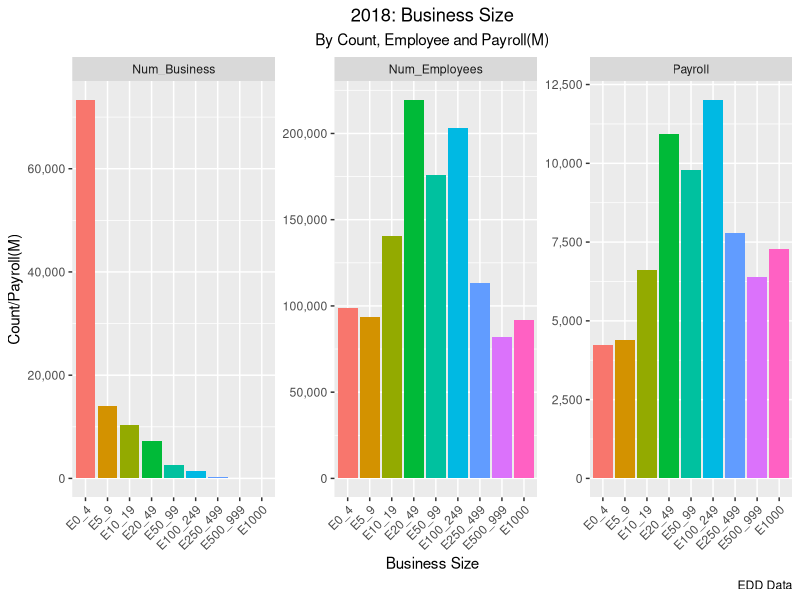
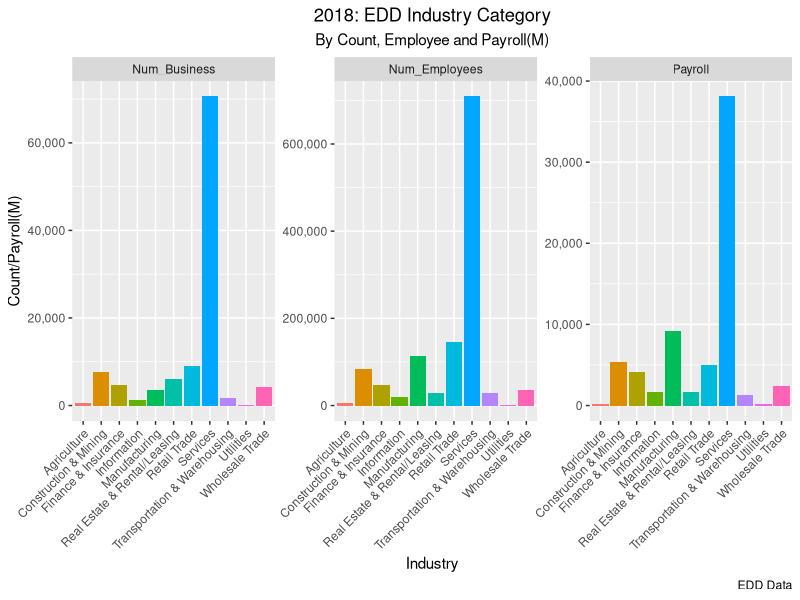
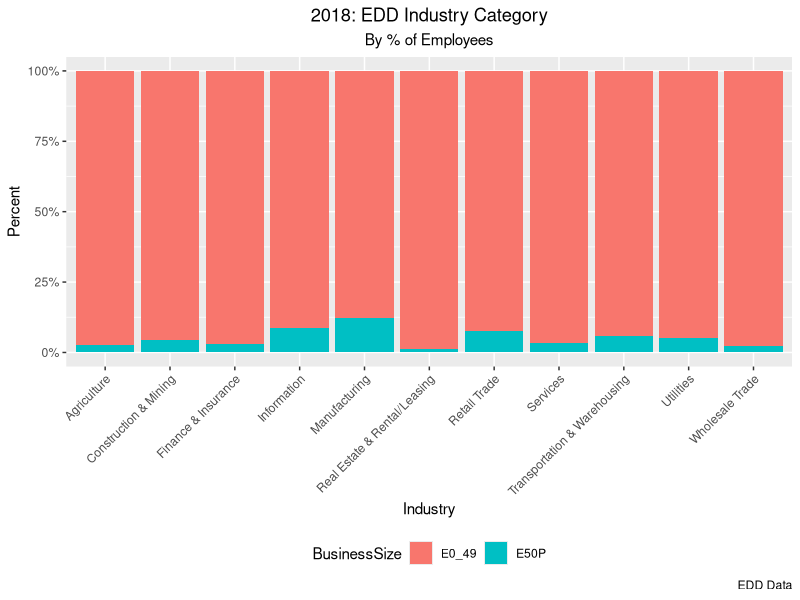
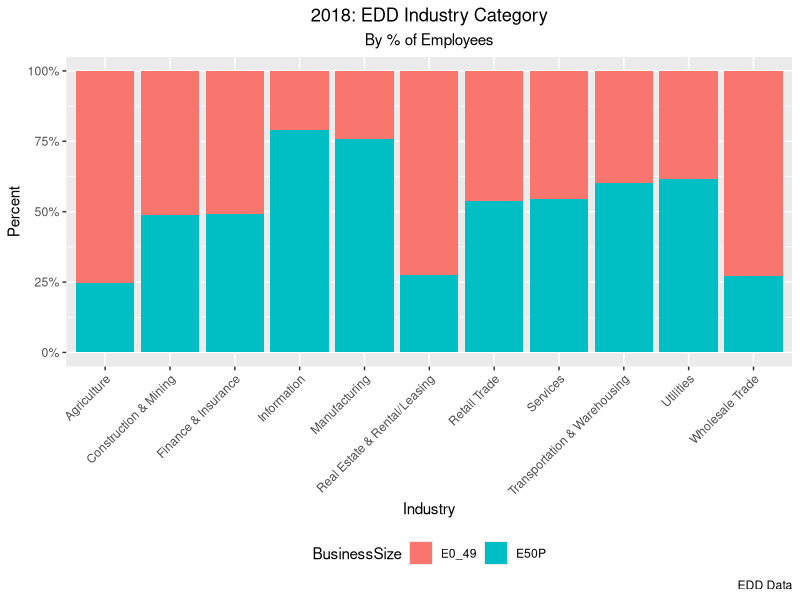
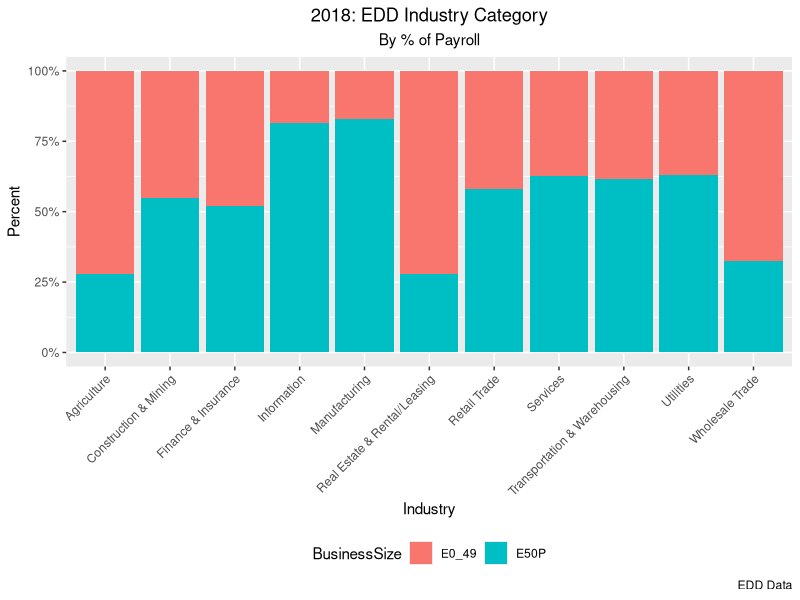
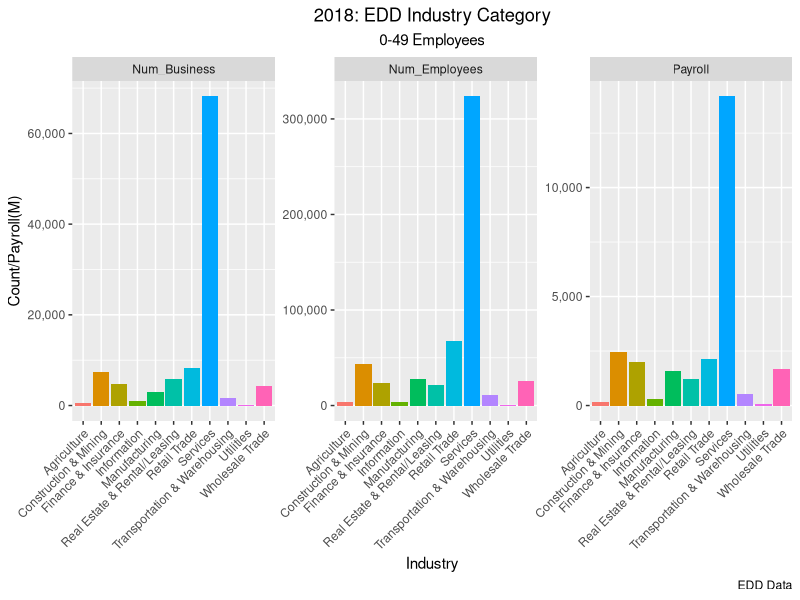
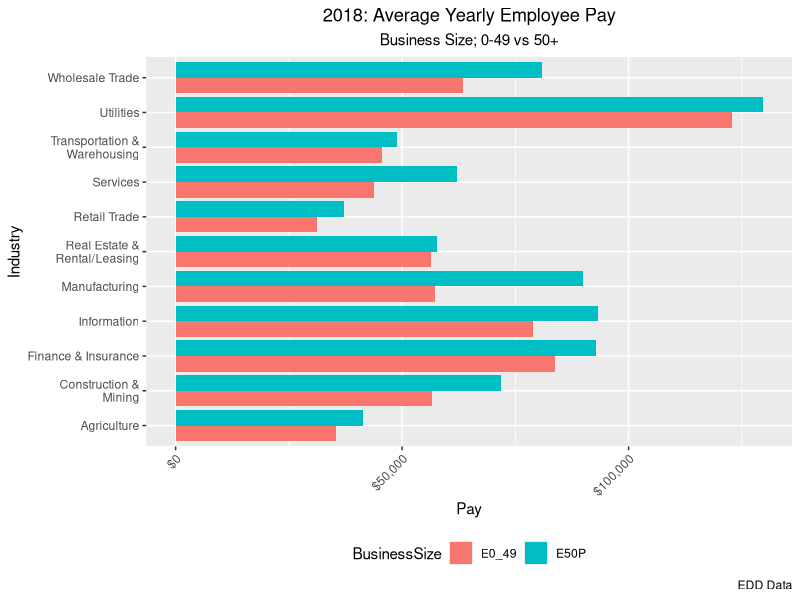
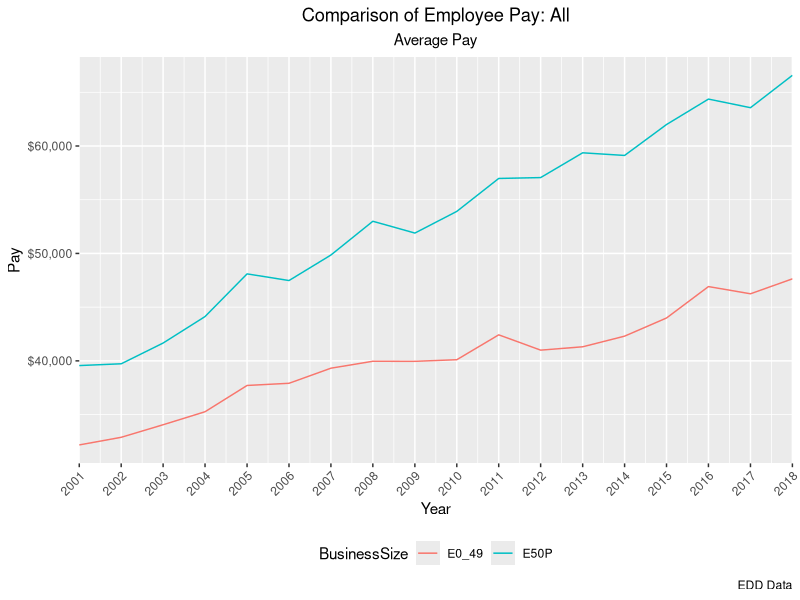

Generate these figures, in order, with R:
## ---- chunk 1
knitr::opts_chunk$set(echo = TRUE)
## ---- chunk 2
library(tidyr)
library(dplyr)
library(tidyverse) 
library(reshape2)
EDCData <- read_csv("raw_data.csv")
## ---- chunk 3
EDCData2 <- EDCData %>%
  mutate(IndCategory = 
      ifelse(Industry == "Transportation and Warehousing", 
            "Transportation & Warehousing", ###
      ifelse(Industry == "Transportation And Warehousing", 
            "Transportation & Warehousing", ###
      ifelse(Industry == "Real Estate & Rental And Leasing", 
            "Real Estate & Rental/Leasing", ### 
      ifelse(Industry == "Real Estate and Rental and Leasing", 
            "Real Estate & Rental/Leasing", ###
      ifelse(Industry == "Finance and Insurance", 
            "Finance & Insurance", ###
      ifelse(Industry == "Finance And Insurance", 
            "Finance & Insurance", ###
      ifelse(Industry == "Ag, Forestry, Fishing, Hunting", 
            "Agriculture", ###
      ifelse(Industry == "Construction and Mining", 
            "Construction & Mining", ###
      ifelse(Industry == "Construction", 
            "Construction & Mining", ###
      ifelse(Industry == "Mining", 
            "Construction & Mining", ###
  Industry))))))))))) %>%
  mutate(EDDCat =
      ifelse(Data=="Payroll (in thousands)",
             "Payroll", ###
      ifelse(Data=="No. of Businesses",
             "Num_Business", ###
      ifelse(Data=="No. of Employees",
             "Num_Employees", ###
  Data)))) %>%
  select(-c(Industry, Data))
## ---- chunk 4
names(EDCData2) <- c("Total", "E0_4", "E5_9","E10_19", "E20_49", "E50_99",
                     "E100_249", "E250_499", "E500_999", "E1000", "Year",
                     "IndCategory", "EDDCat"
                    )
## ---- chunk 5
EDCData2 <- EDCData2 %>%
  rowwise() %>%
  mutate(E0_49 = sum(E0_4, E5_9, E10_19, E20_49, na.rm = TRUE)) %>%
  mutate(E50P = sum(E50_99, E100_249, E250_499, 
                    E500_999, E1000, na.rm = TRUE)) 
## ---- chunk 6
EDCT <- melt(
  data = EDCData2,
  id = c("Year", "IndCategory", "EDDCat"),
  variable.name = "BusinessSize",
  value.name = "Value")
## ---- chunk 7
SumData <- aggregate(EDCT$Value, 
           by=list(EDCT$Year, EDCT$IndCategory, 
                   EDCT$EDDCat, EDCT$BusinessSize),
           FUN=sum, na.rm=TRUE)
names(SumData) <- c("Year", "IndCategory", "EDDCat", 
                    "BusinessSize", "Value")
## ---- chunk 8
SumData %>%
  filter(Year == "2018-01-01") %>%
  filter(IndCategory != "Total") %>%
  filter(!BusinessSize %in% c("Total", "test", "E0_49", "E50P")) %>%
  mutate(tempV = 
     ifelse(EDDCat == "Payroll", (Value*4*1000)/1000000, 
     Value)) %>%
  ggplot(aes(x=BusinessSize)) +
  geom_bar(aes(weight = tempV, fill=BusinessSize)) +
  labs(title="2018: Business Size", 
       subtitle="By Count, Employee and Payroll(M)", 
       y="Count/Payroll(M)", 
       x="Business Size", 
       caption="EDD Data") +
  scale_y_continuous(labels = scales::comma) +
  theme(axis.text.x = element_text(angle = 45, hjust = 1),
        legend.position = "none",
        plot.title = element_text(hjust = 0.5),
        plot.subtitle = element_text(hjust = 0.5)) +
  facet_wrap(~EDDCat, scales = "free_y")
## ---- chunk 9
SumData %>%
  filter(Year == "2018-01-01") %>%
  filter(IndCategory != "Total") %>%
  filter(!BusinessSize %in% c("Total", "test", "E0_49", "E50P")) %>%
  mutate(tempV = 
           ifelse(EDDCat == "Payroll", (Value*4*1000)/1000000, 
                  Value)) %>%
  ggplot(aes(x=IndCategory)) +
  geom_bar(aes(weight = tempV, fill=IndCategory)) +
  labs(title="2018: EDD Industry Category", 
       subtitle="By Count, Employee and Payroll(M)", 
       y="Count/Payroll(M)", 
       x="Industry", 
       caption="EDD Data") +
  scale_y_continuous(labels = scales::comma) +
  theme(axis.text.x = element_text(angle = 45, hjust = 1),
        legend.position = "none",
        plot.title = element_text(hjust = 0.5),
        plot.subtitle = element_text(hjust = 0.5)) +
  facet_wrap(~EDDCat, scales = "free_y")
## ---- chunk 10
SumData %>%
  filter(EDDCat == "Num_Business") %>%
  filter(Year == "2018-01-01") %>%
  filter(IndCategory != "Total") %>%
  filter(BusinessSize %in% c("E0_49", "E50P")) %>%
  mutate(tempV = 
           ifelse(EDDCat == "Payroll", (Value*4*1000)/1000000, 
                  Value)) %>%
  ggplot(aes(fill=BusinessSize, x=IndCategory, y=tempV)) +
  geom_bar(position="fill", stat="identity") +
  labs(title="2018: EDD Industry Category", 
       subtitle="By % of Employees", 
       y="Percent", 
       x="Industry", 
       caption="EDD Data") +
  scale_y_continuous(labels = scales::percent) +
  theme(axis.text.x = element_text(angle = 45, hjust = 1),
        legend.position = "bottom",
        plot.title = element_text(hjust = 0.5),
        plot.subtitle = element_text(hjust = 0.5)) 
## ---- chunk 11
SumData %>%
  filter(EDDCat == "Num_Employees") %>%
  filter(Year == "2018-01-01") %>%
  filter(IndCategory != "Total") %>%
  filter(BusinessSize %in% c("E0_49", "E50P")) %>%
  mutate(tempV = 
           ifelse(EDDCat == "Payroll", (Value*4*1000)/1000000, 
                  Value)) %>%
  ggplot(aes(fill=BusinessSize, x=IndCategory, y=tempV)) +
  geom_bar(position="fill", stat="identity") +
  labs(title="2018: EDD Industry Category", 
       subtitle="By % of Employees", 
       y="Percent", 
       x="Industry", 
       caption="EDD Data") +
  scale_y_continuous(labels = scales::percent) +
  theme(axis.text.x = element_text(angle = 45, hjust = 1),
        legend.position = "bottom",
        plot.title = element_text(hjust = 0.5),
        plot.subtitle = element_text(hjust = 0.5)) 
## ---- chunk 12
SumData %>%
  filter(EDDCat == "Payroll") %>%
  filter(Year == "2018-01-01") %>%
  filter(IndCategory != "Total") %>%
  filter(BusinessSize %in% c("E0_49", "E50P")) %>%
  mutate(tempV = 
           ifelse(EDDCat == "Payroll", (Value*4*1000)/1000000, 
                  Value)) %>%
  ggplot(aes(fill=BusinessSize, x=IndCategory, y=tempV)) +
  geom_bar(position="fill", stat="identity") +
  labs(title="2018: EDD Industry Category", 
       subtitle="By % of Payroll", 
       y="Percent", 
       x="Industry", 
       caption="EDD Data") +
  scale_y_continuous(labels = scales::percent) +
  theme(axis.text.x = element_text(angle = 45, hjust = 1),
        legend.position = "bottom",
        plot.title = element_text(hjust = 0.5),
        plot.subtitle = element_text(hjust = 0.5))
## ---- chunk 13
SumData %>%
  filter(Year == "2018-01-01") %>%
  filter(IndCategory != "Total") %>%
  filter(BusinessSize %in% c("E0_49")) %>%
  mutate(tempV = 
           ifelse(EDDCat == "Payroll", (Value*4*1000)/1000000, 
                  Value)) %>%
  ggplot(aes(x=IndCategory)) +
  geom_bar(aes(weight = tempV, fill=IndCategory)) +
  labs(title="2018: EDD Industry Category", 
       subtitle="0-49 Employees", 
       y="Count/Payroll(M)", 
       x="Industry", 
       caption="EDD Data") +
  scale_y_continuous(labels = scales::comma) +
  theme(axis.text.x = element_text(angle = 45, hjust = 1),
        legend.position = "none",
        plot.title = element_text(hjust = 0.5),
        plot.subtitle = element_text(hjust = 0.5)) +
  facet_wrap(~EDDCat, scales = "free_y")
## ---- chunk 14
Rdata <-  dcast(SumData, 
                Year + BusinessSize + IndCategory ~ EDDCat)
Rdata <- Rdata %>%
  rowwise() %>%
  mutate(AvgPay_Yearly = 
           (((Payroll*1000*4))/Num_Employees),na.rm = TRUE)
## ---- chunk 15
Rdata %>%
  filter(Year == "2018-01-01") %>%
  filter(IndCategory != "Total") %>%
  filter(BusinessSize %in% c("E0_49", "E50P")) %>%
  ggplot(aes(x=IndCategory, y=AvgPay_Yearly, fill=BusinessSize)) +
  geom_bar(stat="identity", position=position_dodge())+
  #ggplot(aes(x=IndCategory, y = AvgPay_Yearly, 
  #           group=BusinessSize, color=BusinessSize)) +
  #geom_bar() +
  labs(title="2018: Average Yearly Employee Pay", 
       subtitle="Business Size; 0-49 vs 50+", 
       y="Pay", 
       x="Industry", 
       caption="EDD Data") +
  scale_y_continuous(labels = scales::dollar) +
  scale_x_discrete(labels = function(x) str_wrap(x, width = 20)) +
  theme(axis.text.x = element_text(angle = 45, hjust = 1),
        legend.position = "bottom",
        plot.title = element_text(hjust = 0.5),
        plot.subtitle = element_text(hjust = 0.5)) +
  coord_flip()
## ---- chunk 16
Rdata %>%
  filter(IndCategory == "Total") %>%
  filter(BusinessSize %in% c("E0_49", "E50P")) %>%
  ggplot(aes(x=Year, y = AvgPay_Yearly, 
             group=BusinessSize, color=BusinessSize)) +
  geom_line() +
  labs(title="Comparison of Employee Pay: All", 
       subtitle="Average Pay", 
       y="Pay", 
       x="Year", 
       caption="EDD Data") +
  scale_x_date(date_labels="%Y",
               date_breaks  ="1 year",
               expand = c(0,0)) +
  scale_y_continuous(labels = scales::dollar) +
  theme(axis.text.x = element_text(angle = 45, hjust = 1),
        legend.position = "bottom",
        plot.title = element_text(hjust = 0.5),
        plot.subtitle = element_text(hjust = 0.5))  
## ---- chunk 17
Rdata %>%
  filter(IndCategory == "Services") %>%
  #filter(IndCategory == "Total") %>%
  filter(BusinessSize %in% c("E0_49", "E50P")) %>%
  ggplot(aes(x=Year, y = AvgPay_Yearly, 
             group=BusinessSize, color=BusinessSize)) +
  geom_line() +
  labs(title="Comparison of Employee Pay: Services", 
       subtitle="Average Yearly Pay", 
       y="Pay", 
       x="Year", 
       caption="EDD Data") +
  scale_x_date(date_labels="%Y",
               date_breaks  ="1 year",
               expand = c(0,0)) +
  scale_y_continuous(labels = scales::dollar) +
  theme(axis.text.x = element_text(angle = 45, hjust = 1),
        legend.position = "bottom",
        plot.title = element_text(hjust = 0.5),
        plot.subtitle = element_text(hjust = 0.5)) 
## ---- chunk 18
Rdata %>%
  filter(IndCategory == "Total") %>%
  filter(BusinessSize %in% c("E0_49", "E50P")) %>%
  ggplot(aes(x=Year, y = Num_Employees, 
             group=BusinessSize, color=BusinessSize)) +
  geom_line() +
  labs(title="Comparison of Employee Count: All", 
       subtitle="Number of Employees", 
       y="Total", 
       x="Year", 
       caption="EDD Data") +
  scale_x_date(date_labels="%Y",
               date_breaks  ="1 year",
               expand = c(0,0)) +
  scale_y_continuous(labels = scales::comma) +
  theme(axis.text.x = element_text(angle = 45, hjust = 1),
        legend.position = "bottom",
        plot.title = element_text(hjust = 0.5),
        plot.subtitle = element_text(hjust = 0.5))   
## ---- chunk 19
Rdata %>%
  filter(IndCategory == "Services") %>%
  filter(BusinessSize %in% c("E0_49", "E50P")) %>%
  ggplot(aes(x=Year, y = Num_Employees, 
             group=BusinessSize, color=BusinessSize)) +
  geom_line() +
  labs(title="Comparison of Employee Count: Services", 
       subtitle="Number of Employees", 
       y="Total", 
       x="Year", 
       caption="EDD Data") +
  scale_x_date(date_labels="%Y",
               date_breaks  ="1 year",
               expand = c(0,0)) +
  scale_y_continuous(labels = scales::comma) +
  theme(axis.text.x = element_text(angle = 45, hjust = 1),
        legend.position = "bottom",
        plot.title = element_text(hjust = 0.5),
        plot.subtitle = element_text(hjust = 0.5)) 
## ---- chunk 20
Rdata %>%
  filter(IndCategory == "Total") %>%
  filter(BusinessSize %in% c("E0_49", "E50P")) %>%
  ggplot(aes(x=Year, y = Num_Business, 
             group=BusinessSize, color=BusinessSize)) +
  geom_line() +
  labs(title="Comparison of Businesses: All", 
       subtitle="Number of Employees", 
       y="Total", 
       x="Year", 
       caption="EDD Data") +
  scale_x_date(date_labels="%Y",
               date_breaks  ="1 year",
               expand = c(0,0)) +
  scale_y_continuous(labels = scales::comma) +
  theme(axis.text.x = element_text(angle = 45, hjust = 1),
        legend.position = "bottom",
        plot.title = element_text(hjust = 0.5),
        plot.subtitle = element_text(hjust = 0.5)) 
## ---- chunk 21
ts49 <- Rdata %>%
  filter(IndCategory == "Total") %>%
  filter(BusinessSize %in% c("E0_49")) %>%
  group_by(BusinessSize) %>%
  arrange(Year) %>%
  mutate(PC_APay = (AvgPay_Yearly-lag(AvgPay_Yearly))/lag(AvgPay_Yearly)) %>%
  mutate(PC_Pay = (Payroll-lag(Payroll))/lag(Payroll)) %>%
  mutate(PC_NEmp = (Num_Employees-lag(Num_Employees))/lag(Num_Employees)) %>%
  mutate(PC_NBus = (Num_Business-lag(Num_Business))/lag(Num_Business))
ts50 <- Rdata %>%
  filter(IndCategory == "Total") %>%
  filter(BusinessSize %in% c("E50P")) %>%
  group_by(BusinessSize) %>%
  arrange(Year) %>%
  mutate(PC_APay = (AvgPay_Yearly-lag(AvgPay_Yearly))/lag(AvgPay_Yearly)) %>%
  mutate(PC_Pay = (Payroll-lag(Payroll))/lag(Payroll)) %>%
  mutate(PC_NEmp = (Num_Employees-lag(Num_Employees))/lag(Num_Employees)) %>%
  mutate(PC_NBus = (Num_Business-lag(Num_Business))/lag(Num_Business))

tsdata <- rbind(ts49, ts50)
## ---- chunk 22
tsdata %>%
  ggplot(aes(x=Year, y = PC_Pay, 
             group=BusinessSize, color=BusinessSize)) +
  geom_line() +
  labs(title="Percent Change: Employee Pay", 
       subtitle="Busines Size; 0-49 vs 50+", 
       y="% Change", 
       x="Year", 
       caption="EDD Data") +
  scale_x_date(date_labels="%Y",
               date_breaks  ="1 year",
               expand = c(0,0)) +
  scale_y_continuous(labels = scales::percent) +
  theme(axis.text.x = element_text(angle = 45, hjust = 1),
        legend.position = "bottom",
        plot.title = element_text(hjust = 0.5),
        plot.subtitle = element_text(hjust = 0.5))
## ---- chunk 23
tsdata %>%
  ggplot(aes(x=Year, y = PC_NEmp, 
             group=BusinessSize, color=BusinessSize)) +
  geom_line() +
  labs(title="Percent Change: Number of Employees", 
       subtitle="Busines Size; 0-49 vs 50+", 
       y="% Change", 
       x="Year", 
       caption="EDD Data") +
  scale_x_date(date_labels="%Y",
               date_breaks  ="1 year",
               expand = c(0,0)) +
  scale_y_continuous(labels = scales::percent) +
  theme(axis.text.x = element_text(angle = 45, hjust = 1),
        legend.position = "bottom",
        plot.title = element_text(hjust = 0.5),
        plot.subtitle = element_text(hjust = 0.5)) 
## ---- chunk 24
tsdata %>%
  ggplot(aes(x=Year, y = PC_APay, 
             group=BusinessSize, color=BusinessSize)) +
  geom_line() +
  labs(title="Percent Change: Average Employee Pay", 
       subtitle="Busines Size; 0-49 vs 50+", 
       y="% Change", 
       x="Year", 
       caption="EDD Data") +
  scale_x_date(date_labels="%Y",
               date_breaks  ="1 year",
               expand = c(0,0)) +
  scale_y_continuous(labels = scales::percent) +
  theme(axis.text.x = element_text(angle = 45, hjust = 1),
        legend.position = "bottom",
        plot.title = element_text(hjust = 0.5),
        plot.subtitle = element_text(hjust = 0.5)) 
## ---- chunk 25
tsdata %>%
  ggplot(aes(x=Year, y = PC_NBus, 
             group=BusinessSize, color=BusinessSize)) +
  geom_line() +
  labs(title="Percent Change: Number of Businesses", 
       subtitle="Busines Size; 0-49 vs 50+", 
       y="% Change", 
       x="Year", 
       caption="EDD Data") +
  scale_x_date(date_labels="%Y",
               date_breaks  ="1 year",
               expand = c(0,0)) +
  scale_y_continuous(labels = scales::percent) +
  theme(axis.text.x = element_text(angle = 45, hjust = 1),
        legend.position = "bottom",
        plot.title = element_text(hjust = 0.5),
        plot.subtitle = element_text(hjust = 0.5))
## ---- chunk 26
tt <- Rdata %>% 
  filter(IndCategory == "Services") %>%
  filter(BusinessSize %in% c("E50P","E0_49")) %>%
  group_by(BusinessSize) %>%
  arrange(Year) %>%
  mutate(PC_APay = (AvgPay_Yearly-lag(AvgPay_Yearly))/lag(AvgPay_Yearly)) %>%
  mutate(PC_Pay = (Payroll-lag(Payroll))/lag(Payroll)) %>%
  mutate(PC_NEmp = (Num_Employees-lag(Num_Employees))/lag(Num_Employees)) %>%
  mutate(PC_NBus = (Num_Business-lag(Num_Business))/lag(Num_Business))       
## ---- chunk 27
tt %>%
  ggplot(aes(x=Year, y = PC_Pay, 
             group=BusinessSize, color=BusinessSize)) +
  geom_line() +
  labs(title="Percent Change Services: Employee Pay", 
       subtitle="Busines Size; 0-49 vs 50+", 
       y="% Change", 
       x="Year", 
       caption="EDD Data") +
  scale_x_date(date_labels="%Y",
               date_breaks  ="1 year",
               expand = c(0,0)) +
  scale_y_continuous(labels = scales::percent) +
  theme(axis.text.x = element_text(angle = 45, hjust = 1),
        legend.position = "bottom",
        plot.title = element_text(hjust = 0.5),
        plot.subtitle = element_text(hjust = 0.5))
## ---- chunk 28
tt %>%
  ggplot(aes(x=Year, y = PC_NEmp, 
             group=BusinessSize, color=BusinessSize)) +
  geom_line() +
  labs(title="Percent Change Services: Number of Employees", 
       subtitle="Busines Size; 0-49 vs 50+", 
       y="% Change", 
       x="Year", 
       caption="EDD Data") +
  scale_x_date(date_labels="%Y",
               date_breaks  ="1 year",
               expand = c(0,0)) +
  scale_y_continuous(labels = scales::percent) +
  theme(axis.text.x = element_text(angle = 45, hjust = 1),
        legend.position = "bottom",
        plot.title = element_text(hjust = 0.5),
        plot.subtitle = element_text(hjust = 0.5)) 
## ---- chunk 29
tt %>%
  ggplot(aes(x=Year, y = PC_APay, 
             group=BusinessSize, color=BusinessSize)) +
  geom_line() +
  labs(title="Percent Change Services: Average Employee Pay", 
       subtitle="Busines Size; 0-49 vs 50+", 
       y="% Change", 
       x="Year", 
       caption="EDD Data") +
  scale_x_date(date_labels="%Y",
               date_breaks  ="1 year",
               expand = c(0,0)) +
  scale_y_continuous(labels = scales::percent) +
  theme(axis.text.x = element_text(angle = 45, hjust = 1),
        legend.position = "bottom",
        plot.title = element_text(hjust = 0.5),
        plot.subtitle = element_text(hjust = 0.5)) 
## ---- chunk 30
tt %>%
  ggplot(aes(x=Year, y = PC_NBus, 
             group=BusinessSize, color=BusinessSize)) +
  geom_line() +
  labs(title="Percent Change Services: Number of Businesses", 
       subtitle="Busines Size; 0-49 vs 50+", 
       y="% Change", 
       x="Year", 
       caption="EDD Data") +
  scale_x_date(date_labels="%Y",
               date_breaks  ="1 year",
               expand = c(0,0)) +
  scale_y_continuous(labels = scales::percent) +
  theme(axis.text.x = element_text(angle = 45, hjust = 1),
        legend.position = "bottom",
        plot.title = element_text(hjust = 0.5),
        plot.subtitle = element_text(hjust = 0.5)) 
